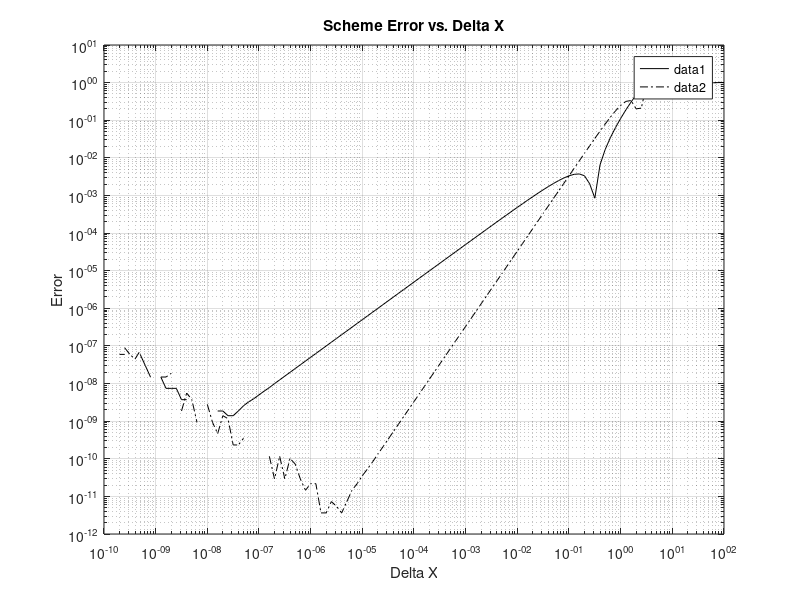

Source code (MATLAB):
function HW1

dx = 10.^(-10:.1:2);
xi = .1*ones(1,length(dx));
xim1 = xi - dx;
xim2 = xi - 2*dx;

ui = sin(xi);
uim1 = sin(xim1);
uim2 = sin(xim2);

a1 = 1./dx; b1 = -1./dx;
err1 = abs(cos(xi) - a1.*ui - b1.*uim1);

a2 = 3./(2*dx); b2 = -2./(dx); c2 = 1./(2*dx);
err2 = abs(cos(xi) - a2.*ui - b2.*uim1 - c2.*uim2);

loglog(dx,err1,'-k',dx,err2,'-.k');
grid on;
axis on;
xlabel('Delta X');
ylabel('Error');
title('Scheme Error vs. Delta X');
legend('show');
end

